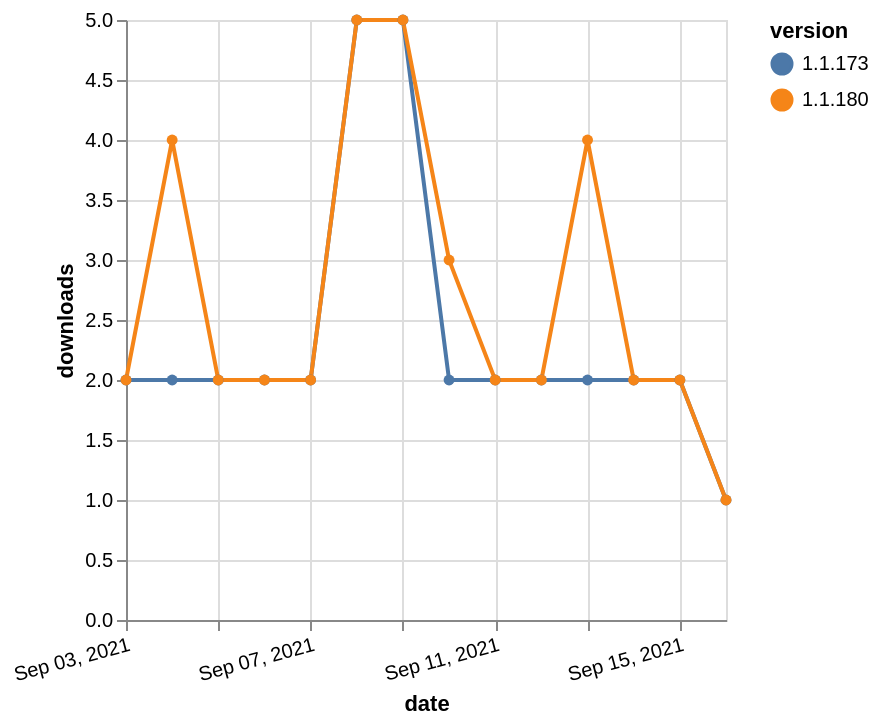

Vega-Lite specification for this chart:
### Vega-Lite specification from a JSON file in a GitHub repository (floating-point values rounded to 4 significant figures)
{"$schema": "https://vega.github.io/schema/vega-lite/v5.json", "description": "A simple bar chart with embedded data.", "data": {"values": [{"date": "2021-09-03", "total": 3599, "delta": 2, "version": "1.1.173"}, {"date": "2021-09-04", "total": 3601, "delta": 2, "version": "1.1.173"}, {"date": "2021-09-05", "total": 3603, "delta": 2, "version": "1.1.173"}, {"date": "2021-09-06", "total": 3605, "delta": 2, "version": "1.1.173"}, {"date": "2021-09-07", "total": 3607, "delta": 2, "version": "1.1.173"}, {"date": "2021-09-08", "total": 3612, "delta": 5, "version": "1.1.173"}, {"date": "2021-09-09", "total": 3617, "delta": 5, "version": "1.1.173"}, {"date": "2021-09-10", "total": 3619, "delta": 2, "version": "1.1.173"}, {"date": "2021-09-11", "total": 3621, "delta": 2, "version": "1.1.173"}, {"date": "2021-09-12", "total": 3623, "delta": 2, "version": "1.1.173"}, {"date": "2021-09-13", "total": 3625, "delta": 2, "version": "1.1.173"}, {"date": "2021-09-14", "total": 3627, "delta": 2, "version": "1.1.173"}, {"date": "2021-09-15", "total": 3629, "delta": 2, "version": "1.1.173"}, {"date": "2021-09-16", "total": 3630, "delta": 1, "version": "1.1.173"}, {"date": "2021-09-03", "total": 3813, "delta": 2, "version": "1.1.180"}, {"date": "2021-09-04", "total": 3817, "delta": 4, "version": "1.1.180"}, {"date": "2021-09-05", "total": 3819, "delta": 2, "version": "1.1.180"}, {"date": "2021-09-06", "total": 3821, "delta": 2, "version": "1.1.180"}, {"date": "2021-09-07", "total": 3823, "delta": 2, "version": "1.1.180"}, {"date": "2021-09-08", "total": 3828, "delta": 5, "version": "1.1.180"}, {"date": "2021-09-09", "total": 3833, "delta": 5, "version": "1.1.180"}, {"date": "2021-09-10", "total": 3836, "delta": 3, "version": "1.1.180"}, {"date": "2021-09-11", "total": 3838, "delta": 2, "version": "1.1.180"}, {"date": "2021-09-12", "total": 3840, "delta": 2, "version": "1.1.180"}, {"date": "2021-09-13", "total": 3844, "delta": 4, "version": "1.1.180"}, {"date": "2021-09-14", "total": 3846, "delta": 2, "version": "1.1.180"}, {"date": "2021-09-15", "total": 3848, "delta": 2, "version": "1.1.180"}, {"date": "2021-09-16", "total": 3849, "delta": 1, "version": "1.1.180"}]}, "width": "container", "mark": {"type": "line", "point": {"filled": true}}, "encoding": {"x": {"field": "date", "type": "temporal", "timeUnit": "yearmonthdate", "title": "date", "axis": {"labelAngle": -15}}, "y": {"field": "delta", "type": "quantitative", "title": "downloads"}, "color": {"field": "version", "type": "nominal"}, "tooltip": {"field": "delta"}}}
